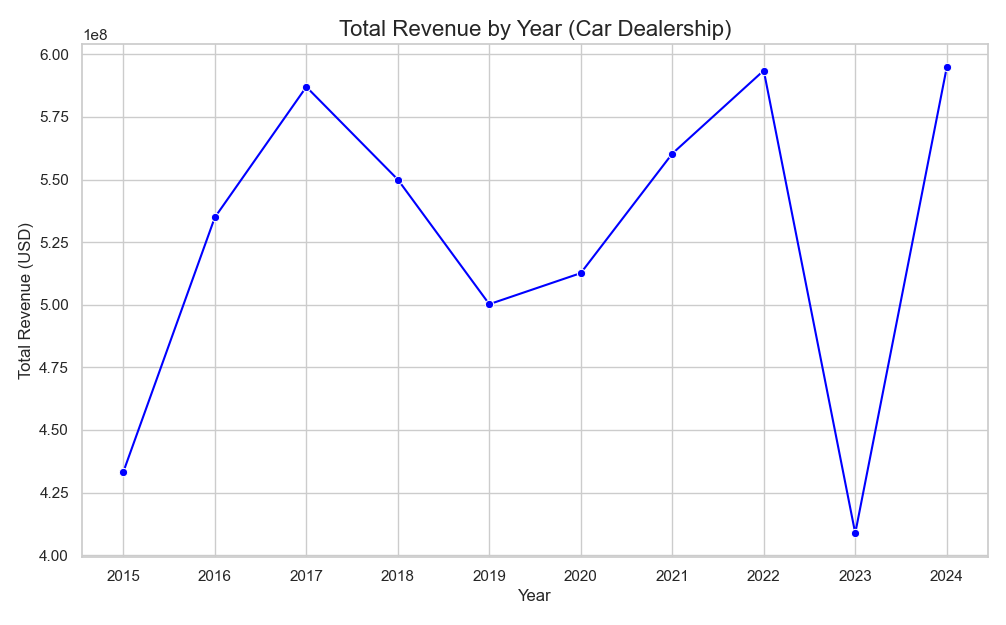

The script that saved this image:
import pandas as pd
import matplotlib.pyplot as plt
import seaborn as sns

# Load your Excel file
df = pd.read_excel('sample dataset.xlsx')

# Group data by Year and sum the Total_Revenue
revenue_by_year = df.groupby('Year')['Total_Revenue'].sum().reset_index()

# Set Seaborn style
sns.set(style="whitegrid")

# Create the line plot
plt.figure(figsize=(10, 6))
sns.lineplot(data=revenue_by_year, x='Year', y='Total_Revenue', marker='o', color='blue')

# Customize the plot
plt.title('Total Revenue by Year (Car Dealership)', fontsize=16)
plt.xlabel('Year', fontsize=12)
plt.ylabel('Total Revenue (USD)', fontsize=12)
plt.xticks(revenue_by_year['Year'])
plt.tight_layout()

# Show the plot
plt.savefig('c:\Users\hp\Documents\GitHub\Car-dealership-sales/carsalespython.png')

plt.show()
